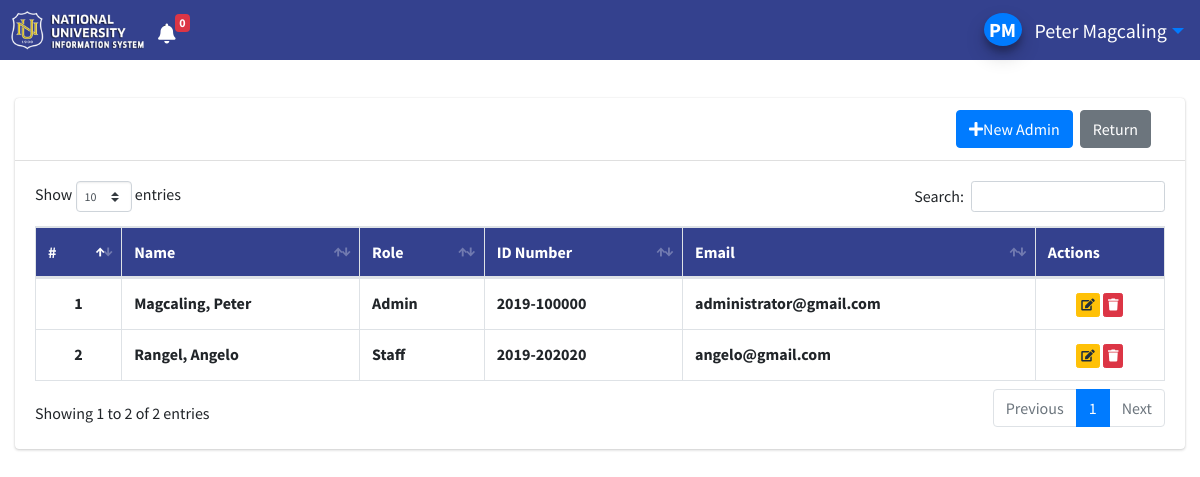
The page /index.php?page=admin_list (signed in) on the database its author committed.
### tables this page shows
CREATE TABLE `users` (
  `id` varchar(50) NOT NULL,
  `firstname` varchar(100) NOT NULL,
  `middlename` varchar(100) NOT NULL,
  `lastname` varchar(100) NOT NULL,
  `role` tinyint(1) NOT NULL COMMENT '1=Admin,2=Staff,3-User',
  `email` varchar(200) NOT NULL,
  `password` text NOT NULL,
  `date_created` int(11) NOT NULL
);

### admin_list.php (the view, shortened to what this page needs)
<?php
include 'db_connect.php';
?>
<div class="col-lg-12">
    <div class="card card-outline">
        <div class="card-header">
            <div class="card-tools">
                <a href="index.php?page=new_user"><button class="btn btn-primary mr-1"><i class="fa fa-plus"></i>New Admin</button></a>
                <a href="index.php?page=home" class="btn btn-secondary mr-4">
                    <i class="bi bi-arrow-left-short"></i> Return
                </a>
            </div>
        </div>
        <div class="card-body">
            <table class="table table-hover table-bordered" id="list">
                <thead>
                    <tr>
                        <th style="background-color: #34418E; color: white;">#</th>
                        <th style="background-color: #34418E; color: white;">Name</th>
                        <th style="background-color: #34418E; color: white;">Role</th>
                        <th style="background-color: #34418E; color: white;">ID Number</th>
                        <th style="background-color: #34418E; color: white;">Email</th>
                        <th style="background-color: #34418E; color: white;">Actions</th>
                    </tr>
                </thead>
                <tbody>
                    <?php
                    $i = 1;
                    $qry = $conn->query("SELECT id, role, concat(lastname, ', ', firstname, ' ', middlename) as name, email FROM users WHERE role IN (1, 2) ORDER BY lastname, firstname ASC");
                    while ($row = $qry->fetch_assoc()):
                        $role_label = ($row['role'] == 1) ? 'Admin' : 'Staff';
                    ?>
                        <tr>
                            <th class="text-center"><?php echo $i++ ?></th>
                            <td><b><?php echo ucwords($row['name']) ?></b></td>
                            <td><b><?php echo $role_label ?></b></td>
                            <td><b><?php echo $row['id'] ?></b></td>
                            <td><b><?php echo $row['email'] ?></b></td>
                            <td class="text-center">
                            <button type="button" class="btn btn-warning btn-xs update"
                                    onclick="window.location.href='./index.php?page=edit_user&id=<?php echo $row['id'] ?>'" title="Edit"><i class="fas fa-edit"></i>
                                </button>
                                <a href="javascript:void(0)" class="btn btn-danger btn-xs delete_user" data-id="<?php echo $row['id'] ?>" title="Delete"><i class="fas fa-trash"></i>
                            </td>
                        </tr>
                    <?php endwhile; ?>
                </tbody>
            </table>
        </div>
    </div>
</div>

### rows shown on the page
users: name "Magcaling, Peter", role "Admin", id "2019-100000", email "administrator@gmail.com"
users: name "Rangel, Angelo", role "Staff", id "2019-202020", email "angelo@gmail.com"

### other values the page prints
$_SESSION['login_firstname'].' '.$_SESSION['login_lastname'] "Peter Magcaling"
